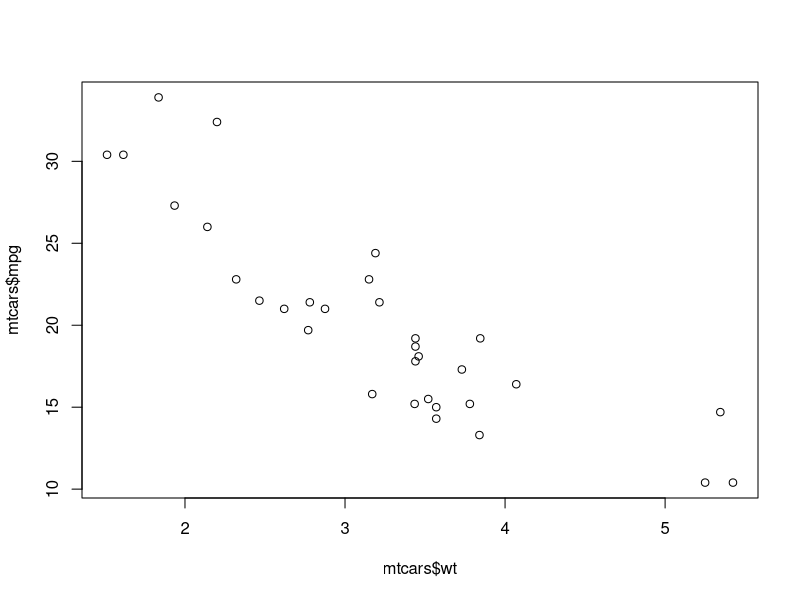
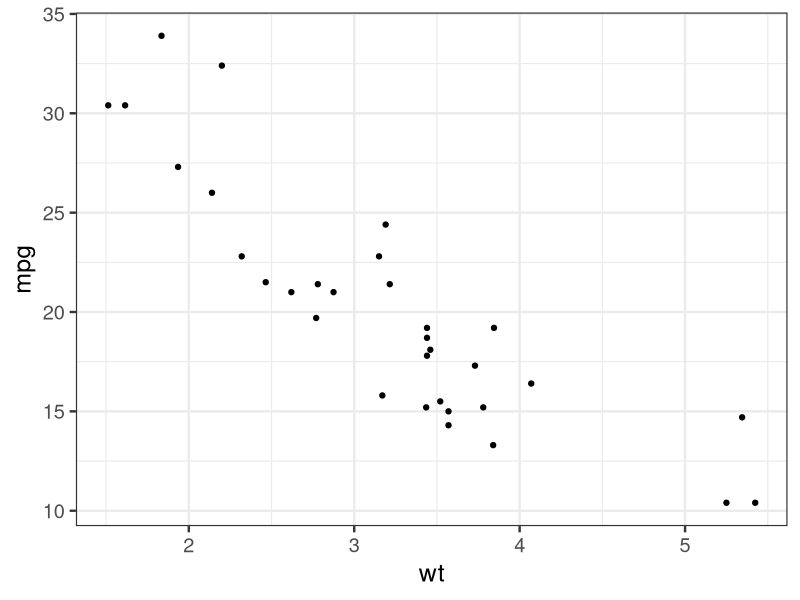

Write R code to recreate these figures, in order. (Note: this script raises an error after producing the figures.)
## ---- chunk 1
library(tidyverse)
ggplot2::theme_set(ggplot2::theme_bw(18))
## ---- chunk 2
plot(mtcars$wt, mtcars$mpg)
## ---- chunk 3
ggplot(mtcars, aes(x = wt, y = mpg)) +
  geom_point()
## ---- chunk 4
wt
## ---- chunk 5

eval(substitute(wt), mtcars)
## ---- chunk 6
mtcars %>%
  select(wt) %>%
  head()
## ---- chunk 7
mtcars %>%
  ggplot(aes(x = mpg)) +
  geom_histogram(bins = 25)
## ---- chunk 8
mtcars_dens <- function(df, col) {
  df %>%
    ggplot(aes(x = col)) +
    geom_histogram(bins = 25)
}
mtcars_dens(df = mtcars, col = "mpg")
## ---- chunk 9
mtcars_dens <- function(df, col) {
  df %>%
    ggplot(aes_string(x = col)) +
    geom_histogram(bins = 25)
}
mtcars_dens(df = mtcars, col = "mpg")
## ---- chunk 10
mtcars_dens(df = mtcars, col = "hp")
## ---- chunk 11
mtcars %>%
  filter(hp > 250)
## ---- chunk 12
mtcars_filter <- function(df, col) {
  df %>%
    filter(col > 250)
}
mtcars_filter(df = mtcars, col = "hp")
## ---- chunk 13
mtcars_filter <- function(df, col) {
  filter_call <- lazyeval::interp(~ var > 250, var = as.name(col))
  df %>%
    filter_(.dots = filter_call)
}
mtcars_filter(df = mtcars, col = "hp")
## ---- chunk 14
mtcars_filter <- function(df, col, threshold) {
  filter_call <- lazyeval::interp(~ var > thr,
                                  var = as.name(col),
                                  thr = quote(threshold))
  df %>%
    filter_(.dots = filter_call)
}
mtcars_filter(df = mtcars, col = "hp", threshold = 265)
## ---- chunk 15
fun1 <- function(name) {
  paste0("name is, ", name)
}
fun1("stringent")
## ---- chunk 16
fun2 <- function(name) {
  glue::glue("name is {name}")
}
fun2("stringent")
## ---- chunk 17
 
mtcars_filter <- function(df, column) {

  col <- enquo(column)
  message(col)
  df %>%
    select(!! col)
}
mtcars_filter(df = mtcars, hp)

